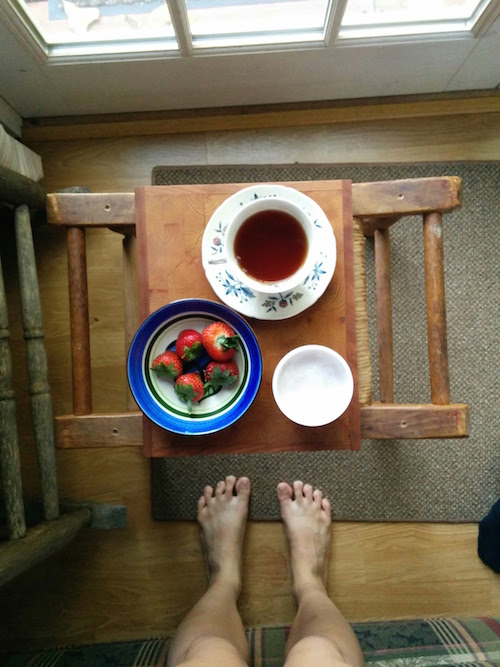
#> input picture downloads/cups.jpg, 500 x 667 px
$ jupyter execute canny_edge.ipynb
#> lines starting #> are read from the running program, lines starting #| are printed output that depends on the picture; after the words box and inside, x2 and y2 are one past the last pixel; in counts of white or black regions, pixels touching at a corner belong together; long printed decimals are rounded
[cell 1]
# essential libraries
import cv2, matplotlib
import numpy as np
import matplotlib.pyplot as plt

[cell 2]
# read the image
image = cv2.imread('downloads/cups.jpg')
#> image is the input picture: shape (667, 500, 3); mean B, G, R 83.7, 104, 116.7

[cell 3]
# create copy of the original image
image_copy = np.copy(image)

[cell 4]
# convert original image to gray
gray_image = cv2.cvtColor(image, cv2.COLOR_BGR2GRAY)
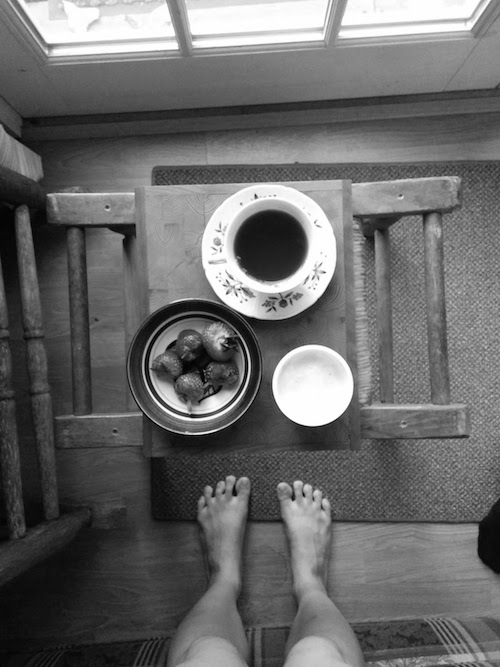
#> gray_image: shape (667, 500); min 0, max 255, mean 105.5

[cell 5]
# perform 7x7 gaussian blur
blurred_image = cv2.GaussianBlur(gray_image, (7, 7), 0)

[cell 6]
# find the edges
cup_edges = cv2.Canny(blurred_image, threshold1=90, threshold2=110)
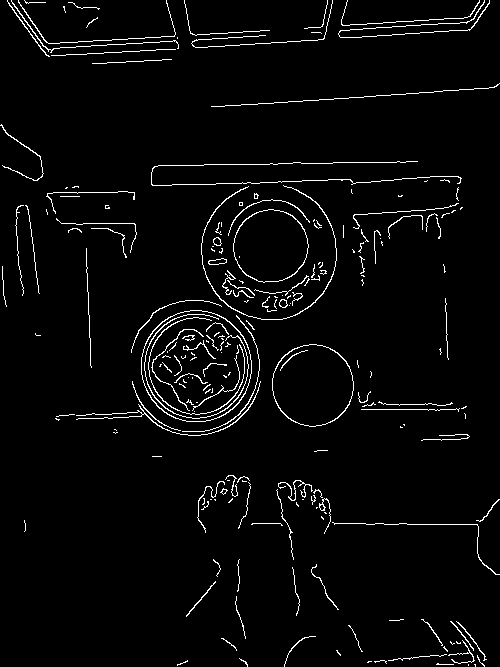
#> cup_edges: shape (667, 500); 3.2% white in thin lines or dots
print(cup_edges)
#> (printed output is left out)

[cell 7]
# find the circles in the image
circles = cv2.HoughCircles(cup_edges, cv2.HOUGH_GRADIENT, dp=1.5, minDist=50, minRadius=20, maxRadius=130)
#> circles = [[267.8, 249.8, 67.85], [195.8, 366.8, 55.7], [312.8, 384.8, 41.6]]
print(circles)
#| [[[267.75     249.75      67.85    ]
#|   [195.75     366.75      55.700]
#|   [312.75     384.75      41.6     ]]]
print(circles[0])
#| [[267.75     249.75      67.85    ]
#|  [195.75     366.75      55.700]
#|  [312.75     384.75      41.6     ]]

[cell 8]
# remove the extra nesting
circles = circles[0]

[cell 9]
# highlight the detected circles
for (x, y, r) in circles:
    x, y, r = int(x), int(y), int(r)
    cv2.circle(image_copy, (x, y), r, (255, 255, 0), 4)
#> this loop made 3 passes
#> (x, y, r) on passes 1 to 3: (267, 249, 67), (195, 366, 55), (312, 384, 41)
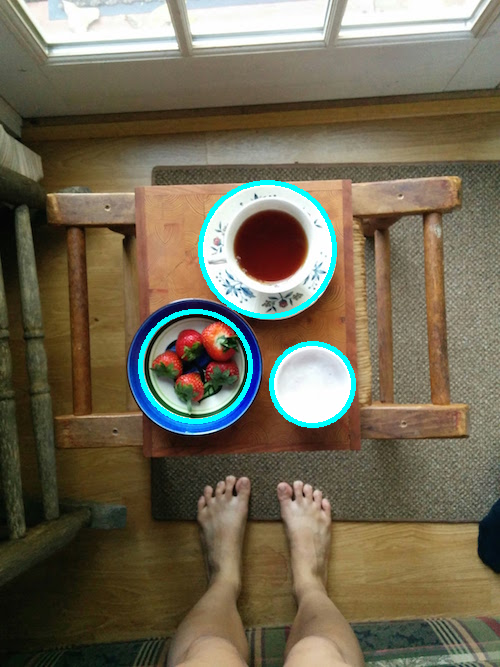
#> image_copy: shape (667, 500, 3); 1.54% of pixels changed, all inside (x1, y1, x2, y2) = (138, 180, 356, 428)

$ run again, with downloads/car.jpg copied over downloads/cups.jpg
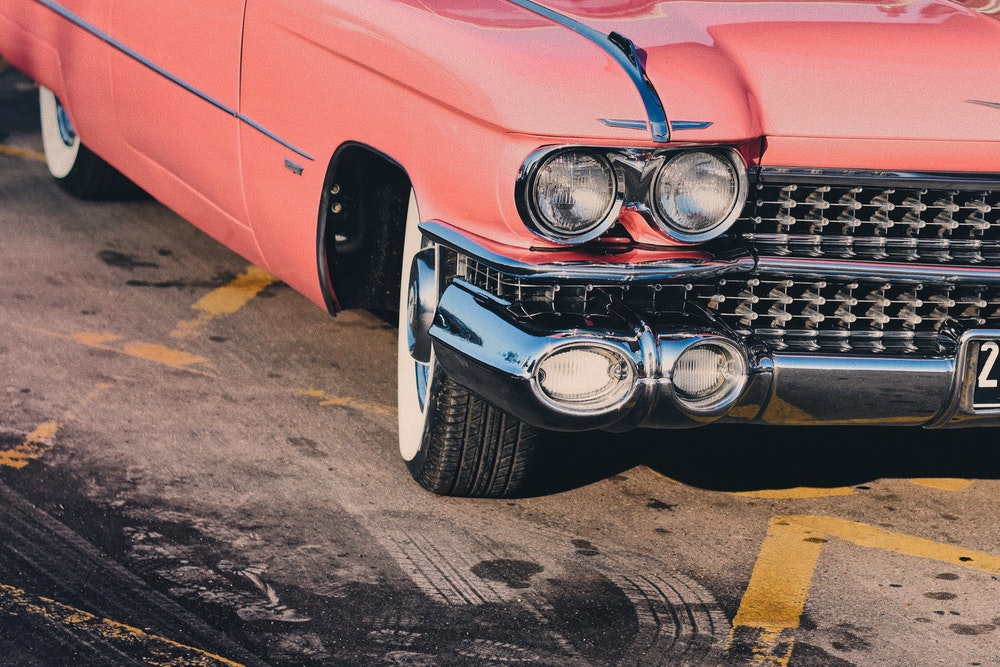
#> input picture downloads/car.jpg, 1000 x 667 px
#> image is the input picture: shape (667, 1000, 3); mean B, G, R 96.4, 100, 133
#> `cup_edges = cv2.Canny(blurred_image, threshold1=90, threshold2=110)`:
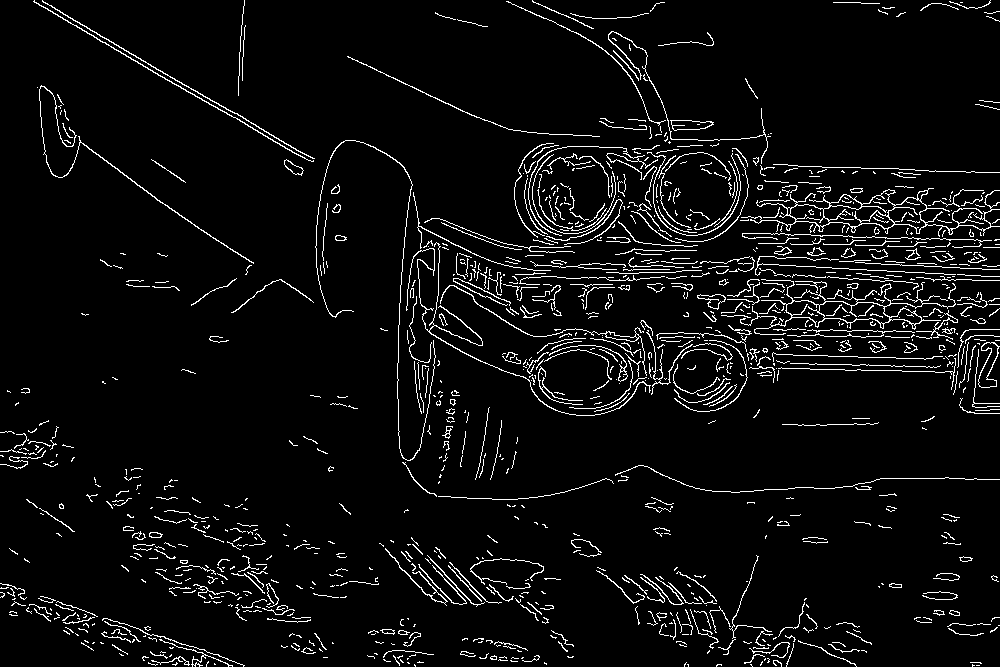
#> cup_edges: shape (667, 1000); 5.1% white in thin lines or dots
#> (printed output is left out)
#> circles = 36 rows, first 8: [702.8, 272.2, 120.8], [837.8, 357.8, 129], [729.8, 363.8, 129], [564.8, 357.8, 129], [597.8, 317.2, 89.45], [768.8, 282.8, 87.8], [780.8, 152.2, 129], [795.8, 408.8, 129]
#| [[[702.75     272.25     120.800]
#|   [837.75     357.75     129.050 ]
#|   [729.75     363.75     129.050 ]
#|   [564.75     357.75     129.050 ]
#|   [597.75     317.25      89.45    ]
#|   [768.75     282.75      87.8     ]
#> (further printed lines are left out)
#| [[702.75     272.25     120.800]
#|  [837.75     357.75     129.050 ]
#|  [729.75     363.75     129.050 ]
#|  [564.75     357.75     129.050 ]
#|  [597.75     317.25      89.45    ]
#|  [768.75     282.75      87.8     ]
#> (further printed lines are left out)
#> the loop `for (x, y, r) in circles:` made 36 passes
#> (x, y, r) on passes 1 to 8: (702, 272, 120), (837, 357, 129), (729, 363, 129), (564, 357, 129), (597, 317, 89), (768, 282, 87), (780, 152, 129), (795, 408, 129)
#> after the loop `for (x, y, r) in circles:`:
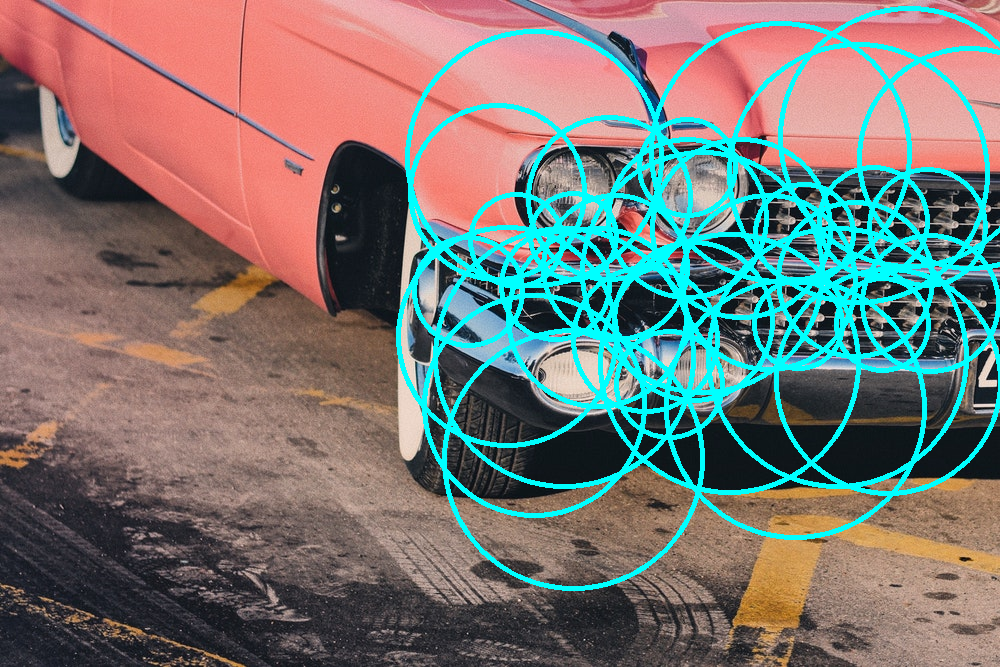
#> image_copy: shape (667, 1000, 3); 11.83% of pixels changed, all inside (x1, y1, x2, y2) = (396, 6, 1000, 591)
